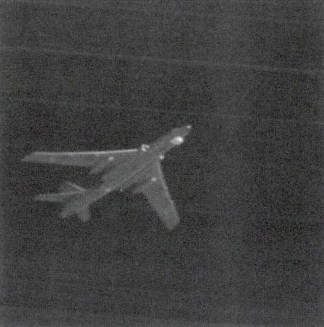
#> input picture Picture/INFRARED.png, 324 x 327 px
$ python BitPlane_Slicing_Rebuild.py
#> lines starting #> are read from the running program, lines starting #| are printed output that depends on the picture
import matplotlib.pyplot as plt
import cv2 as cv
from pylab import mpl

mpl.rcParams["font.sans-serif"] = ["SimHei"]


class BitPlane_Slicing_Rebuild:

    def __init__(self, img):
        self.img = img

    def getslicing_8_all(self):
        # 8比特图像平面分解
        img_8 = []
        height, width = self.img.shape
        for i in range(8):
            img_8.append(self.img.copy())
        for i in range(height):
            for j in range(width):
                pix = self.img[i, j]
                # 转二进制 并去掉'0b'
                bi_pix = bin(pix)[2:]
                # 右对齐
                bi_pix = bi_pix.rjust(8, '0')
                for n in range(len(bi_pix)):
                    img_8[7 - n][i, j] = int(bi_pix[n])
        return img_8

    def getslicing_pos(self, pos):
        # 获取某一比特平面 pos为第一平面 至 第八平面
        img_pos = self.img.copy()
        height, width = self.img.shape
        for i in range(height):
            for j in range(width):
                temp = self.img[i, j] // int(pow(2, pos - 1))
                if temp == 0 or temp % 2 == 0:
                    img_pos[i, j] = 0
                else:
                    img_pos[i, j] = 1
        return img_pos

    def rebuild_slicing_8(self, img_8):
        # 从比特平面重构图像
        img_re = img_8[0].copy()
        height, width = img_re.shape
        for i in range(height):
            for j in range(width):
                bisum = 0
                for n in range(8):
                    bisum = bisum + img_8[n][i, j] * int(pow(2, n))
                img_re[i, j] = bisum
        return img_re

    def showsclicing(self, imglist):
        # 显示原图像和比特分层图像
        pos = 0
        fig, axe = plt.subplots(nrows=3, ncols=3)
        plt.suptitle("比特分层", fontsize=12)
        axe[0, 0].imshow(imglist[0], cmap='gray', vmin=0, vmax=255)
        axe[0, 0].set_title("原图像", fontsize=10)
        axe[0, 0].axis(False)
        for i in range(3):
            for j in range(3):
                if i == 0 and j == 0:
                    pos = pos + 1
                    continue
                axe[i, j].imshow(imglist[pos], cmap='gray', vmin=0, vmax=1)
                axe[i, j].set_title("第{}平面".format(pos), fontsize=10)
                axe[i, j].axis(False)
                pos = pos + 1
        plt.tight_layout()
        plt.show()

    def show_2pic(self, imgs, imgtitles, maintitle):
        # 显示两张图片 用于对比
        fig, axe = plt.subplots(nrows=1, ncols=2)
        plt.suptitle(maintitle, fontsize=12)
        for i in range(len(imgs)):
            axe[i].imshow(imgs[i], cmap='gray', vmin=0, vmax=255)
            axe[i].set_title(imgtitles[i], fontsize=10)
            axe[i].axis(False)
        plt.tight_layout()
        plt.show()


def check_getslicing_8_all(img):
    # 测试比特平面分层函数
    BSR = BitPlane_Slicing_Rebuild(img)
    img_8 = BSR.getslicing_8_all()
    imglist = img_8.copy()
    imglist.insert(0, img)
    BSR.showsclicing(imglist)


def main_getslicing_8_all():
    img1 = cv.imread("../Picture/INFRARED.png", cv.IMREAD_GRAYSCALE)
#> img1: shape (327, 324); min 14, max 238, mean 63
    img2 = cv.imread("../Picture/dark_cat1.jpg", cv.IMREAD_GRAYSCALE)
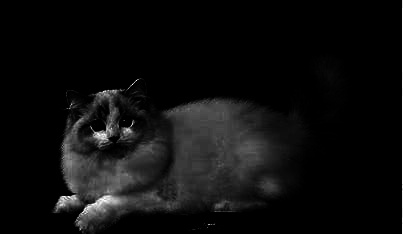
#> input picture Picture/dark_cat1.jpg, 403 x 234 px
#> img2 is the input picture: shape (234, 403); min 0, max 255, mean 13.8
    img3 = cv.imread("../Picture/Data-04-logo1b.jpg", cv.IMREAD_GRAYSCALE)
    check_getslicing_8_all(img1)
#> after the loop in getslicing_8_all, `for i in range(8):`: img_8 = 8 items
#> after the loop in showsclicing, `for i in range(3):`: pos = 9
#> in showsclicing, `plt.show()`:
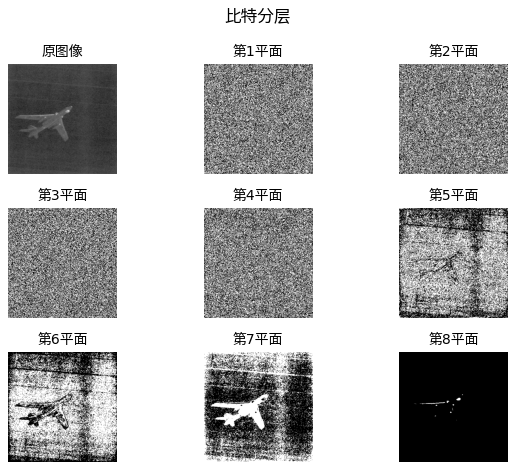
#> figure drawn by matplotlib, 9 panels


def check_rebuild_slicing_8(img):
    # 测试比特重建函数
    BSR = BitPlane_Slicing_Rebuild(img)
    img_8 = BSR.getslicing_8_all()
    img_re = BSR.rebuild_slicing_8(img_8)
    imgs = [img, img_re]
    imgtitles = ["原图像", "使用比特重建后的图像"]
    maintitle = "从比特平面重建图像"
    BSR.show_2pic(imgs, imgtitles, maintitle)


def main_rebuild_slicing_8():
    img1 = cv.imread("../Picture/INFRARED.png", cv.IMREAD_GRAYSCALE)
    img2 = cv.imread("../Picture/dark_cat1.jpg", cv.IMREAD_GRAYSCALE)
    img3 = cv.imread("../Picture/Data-04-logo1b.jpg", cv.IMREAD_GRAYSCALE)
    check_rebuild_slicing_8(img1)
#> in check_rebuild_slicing_8, `img_8 = BSR.getslicing_8_all()`: img_8 = 8 items
#> in rebuild_slicing_8, `img_re = img_8[0].copy()`:
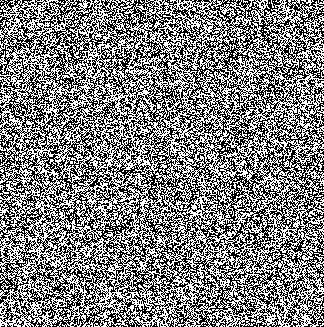
#> img_re: shape (327, 324); values 0 (black) and 1 (white), 50.3% white; black in thin lines or dots
#> the loop in show_2pic, `for i in range(len(imgs)):` made 2 passes
#> in show_2pic, `plt.show()`:
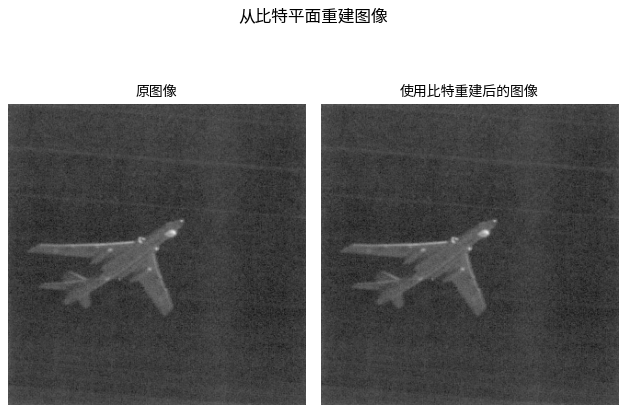
#> figure drawn by matplotlib, 2 panels


if __name__ == "__main__":
    main_getslicing_8_all()
    main_rebuild_slicing_8()
